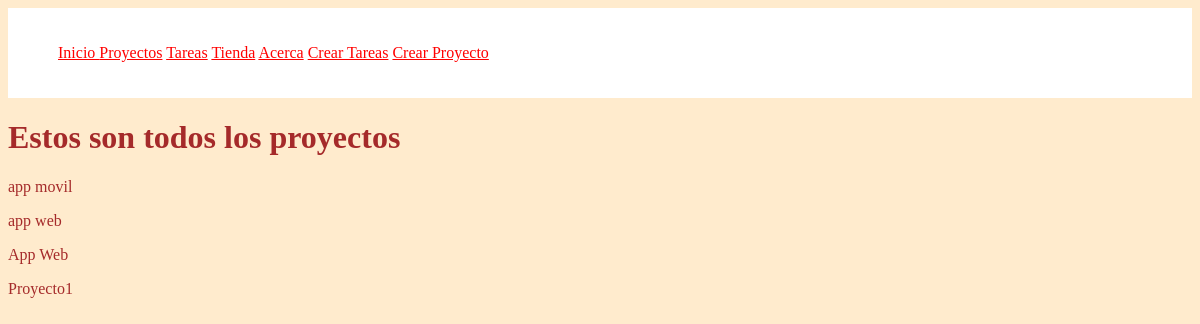
Before: /project/ with the older database file.
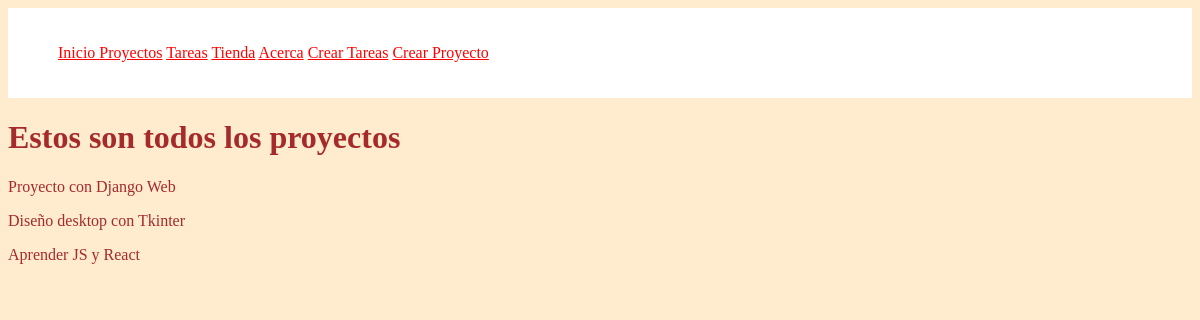
After: the same page with the newer database file.
### myapp/models.py (models this page shows, shortened)
class Proyecto(models.Model):
    nombre = models.CharField(max_length=200)

### myapp/views.py (the view)
# urls.py: path('project/', views.projects, name="project"),
def projects(request):
    proyectos = Proyecto.objects.all()
    return render(request, "project.html", {
        "proyectos" : proyectos
    })

### myapp/templates/project.html
{% extends "base.html" %}
{% block content %}
<h1>Estos son todos los proyectos</h1>
{% for proyecto in proyectos %}
<p>
    {{ proyecto.nombre}}
</p>
{% endfor %}
{% endblock %}

Changed rows visible on the page:
removed Proyecto: nombre "app movil"
removed Proyecto: nombre "app web"
removed Proyecto: nombre "App Web"
removed Proyecto: nombre "Proyecto1"
added Proyecto: nombre "Proyecto con Django Web"
added Proyecto: nombre "Diseño desktop con Tkinter"
added Proyecto: nombre "Aprender JS y React"
